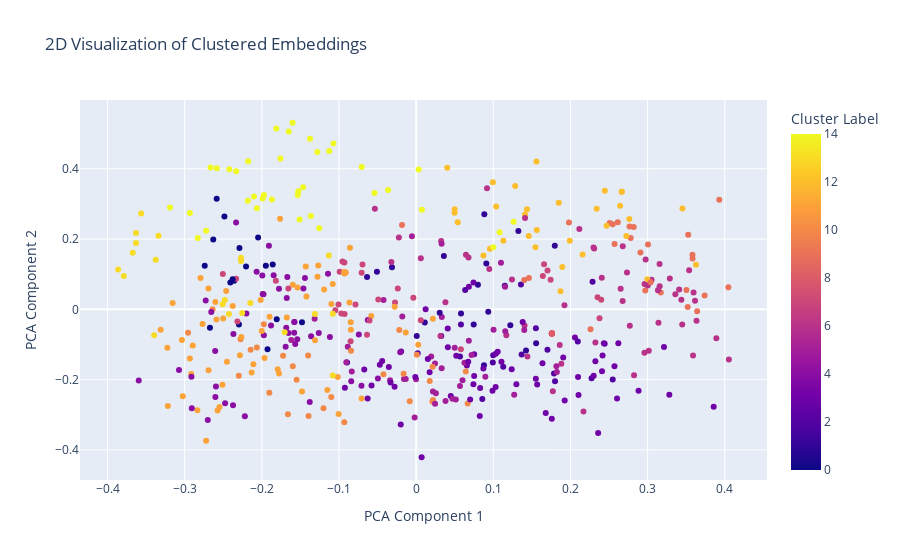

Here is the notebook cell this chart was saved with:
### Code cell
# Perform PCA to reduce the embeddings to 2 dimensions
pca = PCA(n_components=2)
reduced_embeddings_2d = pca.fit_transform(all_embeddings_array)

# Create a DataFrame for the reduced embeddings with cluster labels and column names
df_embeddings_2d = pd.DataFrame(reduced_embeddings_2d, columns=['PCA1', 'PCA2'])
df_embeddings_2d['ClusterLabel'] = cluster_labels
df_embeddings_2d['Column'] = column_associations

# Create an interactive scatter plot using Plotly Express
fig = px.scatter(df_embeddings_2d, x='PCA1', y='PCA2', color='ClusterLabel', hover_data=['Column'], title='2D Visualization of Clustered Embeddings')

# Customize the layout
fig.update_layout(
    coloraxis_colorbar=dict(title='Cluster Label'),
    xaxis_title='PCA Component 1',
    yaxis_title='PCA Component 2'
)

# Show the plot
fig.show()

### Figure 1 — Plotly figure (JSON) as saved in the notebook; plotly's stock layout.template omitted (floating-point values rounded to 4 significant figures; data arrays with more than 128 entries replaced by an {"elided": "..."} marker saying what was removed)
{"data": [{"customdata": {"elided": "510x1 str values"}, "hovertemplate": "PCA1=%{x}<br>PCA2=%{y}<br>Column=%{customdata[0]}<br>ClusterLabel=%{marker.color}<extra></extra>", "legendgroup": "", "marker": {"color": {"elided": "510 int values"}, "coloraxis": "coloraxis", "symbol": "circle"}, "mode": "markers", "name": "", "orientation": "v", "showlegend": false, "type": "scatter", "x": {"elided": "510 float values"}, "xaxis": "x", "y": {"elided": "510 float values"}, "yaxis": "y"}], "layout": {"coloraxis": {"colorbar": {"title": {"text": "Cluster Label"}}, "colorscale": [[0, "#0d0887"], [0.1111, "#46039f"], [0.2222, "#7201a8"], [0.3333, "#9c179e"], [0.4444, "#bd3786"], [0.5556, "#d8576b"], [0.6667, "#ed7953"], [0.7778, "#fb9f3a"], [0.8889, "#fdca26"], [1, "#f0f921"]]}, "legend": {"tracegroupgap": 0}, "title": {"text": "2D Visualization of Clustered Embeddings"}, "xaxis": {"anchor": "y", "domain": [0, 1], "title": {"text": "PCA Component 1"}}, "yaxis": {"anchor": "x", "domain": [0, 1], "title": {"text": "PCA Component 2"}}}}
